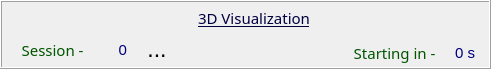
    <widget class="QFrame" name="frame_header">
     <property name="geometry">
      <rect>
       <x>10</x>
       <y>280</y>
       <width>491</width>
       <height>69</height>
      </rect>
     </property>
     <property name="maximumSize">
      <size>
       <width>850</width>
       <height>850</height>
      </size>
     </property>
     <property name="font">
      <font>
       <pointsize>17</pointsize>
       <weight>50</weight>
       <bold>false</bold>
      </font>
     </property>
     <property name="cursor">
      <cursorShape>PointingHandCursor</cursorShape>
     </property>
     <property name="mouseTracking">
      <bool>true</bool>
     </property>
     <property name="frameShape">
      <enum>QFrame::Box</enum>
     </property>
     <property name="frameShadow">
      <enum>QFrame::Raised</enum>
     </property>
     <property name="lineWidth">
      <number>1</number>
     </property>
     <widget class="QLabel" name="label_3dVisualization">
      <property name="geometry">
       <rect>
        <x>184</x>
        <y>5</y>
        <width>140</width>
        <height>26</height>
       </rect>
      </property>
      <property name="sizePolicy">
       <sizepolicy hsizetype="Preferred" vsizetype="Preferred">
        <horstretch>0</horstretch>
        <verstretch>0</verstretch>
       </sizepolicy>
      </property>
      <property name="palette">
       <palette>
        <active>
         <colorrole role="WindowText">
          <brush brushstyle="SolidPattern">
           <color alpha="255">
            <red>0</red>
            <green>0</green>
            <blue>65</blue>
           </color>
          </brush>
         </colorrole>
        </active>
        <inactive>
         <colorrole role="WindowText">
          <brush brushstyle="SolidPattern">
           <color alpha="255">
            <red>0</red>
            <green>0</green>
            <blue>65</blue>
           </color>
          </brush>
         </colorrole>
        </inactive>
        <disabled>
         <colorrole role="WindowText">
          <brush brushstyle="SolidPattern">
           <color alpha="255">
            <red>120</red>
            <green>120</green>
            <blue>120</blue>
           </color>
          </brush>
         </colorrole>
        </disabled>
       </palette>
      </property>
      <property name="font">
       <font>
        <family>Tunga</family>
        <pointsize>11</pointsize>
        <weight>50</weight>
        <bold>false</bold>
        <underline>true</underline>
       </font>
      </property>
      <property name="text">
       <string>3D Visualization</string>
      </property>
      <property name="scaledContents">
       <bool>true</bool>
      </property>
      <property name="alignment">
       <set>Qt::AlignCenter</set>
      </property>
      <property name="textInteractionFlags">
       <set>Qt::NoTextInteraction</set>
      </property>
     </widget>
     <widget class="QLabel" name="label_startCounter">
      <property name="geometry">
       <rect>
        <x>354</x>
        <y>40</y>
        <width>85</width>
        <height>25</height>
       </rect>
      </property>
      <property name="palette">
       <palette>
        <active>
         <colorrole role="WindowText">
          <brush brushstyle="SolidPattern">
           <color alpha="255">
            <red>0</red>
            <green>85</green>
            <blue>0</blue>
           </color>
          </brush>
         </colorrole>
         <colorrole role="Text">
          <brush brushstyle="SolidPattern">
           <color alpha="255">
            <red>0</red>
            <green>85</green>
            <blue>0</blue>
           </color>
          </brush>
         </colorrole>
         <colorrole role="ButtonText">
          <brush brushstyle="SolidPattern">
           <color alpha="255">
            <red>0</red>
            <green>0</green>
            <blue>127</blue>
           </color>
          </brush>
         </colorrole>
         <colorrole role="Base">
          <brush brushstyle="SolidPattern">
           <color alpha="255">
            <red>255</red>
            <green>255</green>
            <blue>255</blue>
           </color>
          </brush>
         </colorrole>
         <colorrole role="Window">
          <brush brushstyle="SolidPattern">
           <color alpha="255">
            <red>255</red>
            <green>255</green>
            <blue>255</blue>
           </color>
          </brush>
         </colorrole>
         <colorrole role="Shadow">
          <brush brushstyle="SolidPattern">
           <color alpha="255">
            <red>0</red>
            <green>0</green>
            <blue>127</blue>
           </color>
          </brush>
         </colorrole>
         <colorrole role="PlaceholderText">
          <brush brushstyle="NoBrush">
           <color alpha="128">
            <red>0</red>
            <green>85</green>
            <blue>0</blue>
           </color>
          </brush>
         </colorrole>
        </active>
        <inactive>
         <colorrole role="WindowText">
          <brush brushstyle="SolidPattern">
           <color alpha="255">
            <red>0</red>
            <green>85</green>
            <blue>0</blue>
           </color>
          </brush>
         </colorrole>
         <colorrole role="Text">
          <brush brushstyle="SolidPattern">
           <color alpha="255">
            <red>0</red>
            <green>85</green>
            <blue>0</blue>
           </color>
          </brush>
         </colorrole>
         <colorrole role="ButtonText">
          <brush brushstyle="SolidPattern">
           <color alpha="255">
            <red>0</red>
            <green>0</green>
            <blue>127</blue>
           </color>
          </brush>
         </colorrole>
         <colorrole role="Base">
          <brush brushstyle="SolidPattern">
           <color alpha="255">
            <red>255</red>
            <green>255</green>
            <blue>255</blue>
           </color>
          </brush>
         </colorrole>
         <colorrole role="Window">
          <brush brushstyle="SolidPattern">
           <color alpha="255">
            <red>255</red>
            <green>255</green>
            <blue>255</blue>
           </color>
          </brush>
         </colorrole>
         <colorrole role="Shadow">
          <brush brushstyle="SolidPattern">
           <color alpha="255">
            <red>0</red>
            <green>0</green>
            <blue>127</blue>
           </color>
          </brush>
         </colorrole>
         <colorrole role="PlaceholderText">
          <brush brushstyle="NoBrush">
           <color alpha="128">
            <red>0</red>
            <green>85</green>
            <blue>0</blue>
           </color>
          </brush>
         </colorrole>
        </inactive>
        <disabled>
         <colorrole role="WindowText">
          <brush brushstyle="SolidPattern">
           <color alpha="255">
            <red>120</red>
            <green>120</green>
            <blue>120</blue>
           </color>
          </brush>
         </colorrole>
         <colorrole role="Text">
          <brush brushstyle="SolidPattern">
           <color alpha="255">
            <red>120</red>
            <green>120</green>
            <blue>120</blue>
           </color>
          </brush>
         </colorrole>
         <colorrole role="ButtonText">
          <brush brushstyle="SolidPattern">
           <color alpha="255">
            <red>120</red>
            <green>120</green>
            <blue>120</blue>
           </color>
          </brush>
         </colorrole>
         <colorrole role="Base">
          <brush brushstyle="SolidPattern">
           <color alpha="255">
            <red>255</red>
            <green>255</green>
            <blue>255</blue>
           </color>
          </brush>
         </colorrole>
         <colorrole role="Window">
          <brush brushstyle="SolidPattern">
           <color alpha="255">
            <red>255</red>
            <green>255</green>
            <blue>255</blue>
           </color>
          </brush>
         </colorrole>
         <colorrole role="Shadow">
          <brush brushstyle="SolidPattern">
           <color alpha="255">
            <red>0</red>
            <green>0</green>
            <blue>127</blue>
           </color>
          </brush>
         </colorrole>
         <colorrole role="PlaceholderText">
          <brush brushstyle="NoBrush">
           <color alpha="128">
            <red>0</red>
            <green>85</green>
            <blue>0</blue>
           </color>
          </brush>
         </colorrole>
        </disabled>
       </palette>
      </property>
      <property name="font">
       <font>
        <family>Tunga</family>
        <pointsize>11</pointsize>
        <weight>50</weight>
        <bold>false</bold>
        <underline>false</underline>
        <kerning>true</kerning>
       </font>
      </property>
      <property name="cursor">
       <cursorShape>PointingHandCursor</cursorShape>
      </property>
      <property name="toolTip">
       <string>Maximum angular value of a healthy person</string>
      </property>
      <property name="frameShape">
       <enum>QFrame::NoFrame</enum>
      </property>
      <property name="frameShadow">
       <enum>QFrame::Plain</enum>
      </property>
      <property name="text">
       <string>Starting in - </string>
      </property>
      <property name="scaledContents">
       <bool>true</bool>
      </property>
      <property name="alignment">
       <set>Qt::AlignCenter</set>
      </property>
      <property name="margin">
       <number>0</number>
      </property>
      <property name="indent">
       <number>0</number>
      </property>
     </widget>
     <widget class="QLabel" name="label_sessionCount">
      <property name="geometry">
       <rect>
        <x>17</x>
        <y>37</y>
        <width>75</width>
        <height>25</height>
       </rect>
      </property>
      <property name="palette">
       <palette>
        <active>
         <colorrole role="WindowText">
          <brush brushstyle="SolidPattern">
           <color alpha="255">
            <red>0</red>
            <green>85</green>
            <blue>0</blue>
           </color>
          </brush>
         </colorrole>
         <colorrole role="Text">
          <brush brushstyle="SolidPattern">
           <color alpha="255">
            <red>0</red>
            <green>85</green>
            <blue>0</blue>
           </color>
          </brush>
         </colorrole>
         <colorrole role="ButtonText">
          <brush brushstyle="SolidPattern">
           <color alpha="255">
            <red>0</red>
            <green>0</green>
            <blue>127</blue>
           </color>
          </brush>
         </colorrole>
         <colorrole role="Base">
          <brush brushstyle="SolidPattern">
           <color alpha="255">
            <red>255</red>
            <green>255</green>
            <blue>255</blue>
           </color>
          </brush>
         </colorrole>
         <colorrole role="Window">
          <brush brushstyle="SolidPattern">
           <color alpha="255">
            <red>255</red>
            <green>255</green>
            <blue>255</blue>
           </color>
          </brush>
         </colorrole>
         <colorrole role="Shadow">
          <brush brushstyle="SolidPattern">
           <color alpha="255">
            <red>0</red>
            <green>0</green>
            <blue>127</blue>
           </color>
          </brush>
         </colorrole>
         <colorrole role="PlaceholderText">
          <brush brushstyle="NoBrush">
           <color alpha="128">
            <red>0</red>
            <green>85</green>
            <blue>0</blue>
           </color>
          </brush>
         </colorrole>
        </active>
        <inactive>
         <colorrole role="WindowText">
          <brush brushstyle="SolidPattern">
           <color alpha="255">
            <red>0</red>
            <green>85</green>
            <blue>0</blue>
           </color>
          </brush>
         </colorrole>
         <colorrole role="Text">
          <brush brushstyle="SolidPattern">
           <color alpha="255">
            <red>0</red>
            <green>85</green>
            <blue>0</blue>
           </color>
          </brush>
         </colorrole>
         <colorrole role="ButtonText">
          <brush brushstyle="SolidPattern">
           <color alpha="255">
            <red>0</red>
            <green>0</green>
            <blue>127</blue>
           </color>
          </brush>
         </colorrole>
         <colorrole role="Base">
          <brush brushstyle="SolidPattern">
           <color alpha="255">
            <red>255</red>
            <green>255</green>
            <blue>255</blue>
           </color>
          </brush>
         </colorrole>
         <colorrole role="Window">
          <brush brushstyle="SolidPattern">
           <color alpha="255">
            <red>255</red>
            <green>255</green>
            <blue>255</blue>
           </color>
          </brush>
         </colorrole>
         <colorrole role="Shadow">
          <brush brushstyle="SolidPattern">
           <color alpha="255">
            <red>0</red>
            <green>0</green>
            <blue>127</blue>
           </color>
          </brush>
         </colorrole>
         <colorrole role="PlaceholderText">
          <brush brushstyle="NoBrush">
           <color alpha="128">
            <red>0</red>
            <green>85</green>
            <blue>0</blue>
           </color>
          </brush>
         </colorrole>
        </inactive>
        <disabled>
         <colorrole role="WindowText">
          <brush brushstyle="SolidPattern">
           <color alpha="255">
            <red>120</red>
            <green>120</green>
            <blue>120</blue>
           </color>
          </brush>
         </colorrole>
         <colorrole role="Text">
          <brush brushstyle="SolidPattern">
           <color alpha="255">
            <red>120</red>
            <green>120</green>
            <blue>120</blue>
           </color>
          </brush>
         </colorrole>
         <colorrole role="ButtonText">
          <brush brushstyle="SolidPattern">
           <color alpha="255">
            <red>120</red>
            <green>120</green>
            <blue>120</blue>
           </color>
          </brush>
         </colorrole>
         <colorrole role="Base">
          <brush brushstyle="SolidPattern">
           <color alpha="255">
            <red>255</red>
            <green>255</green>
            <blue>255</blue>
           </color>
          </brush>
         </colorrole>
         <colorrole role="Window">
          <brush brushstyle="SolidPattern">
           <color alpha="255">
            <red>255</red>
            <green>255</green>
            <blue>255</blue>
           </color>
          </brush>
         </colorrole>
         <colorrole role="Shadow">
          <brush brushstyle="SolidPattern">
           <color alpha="255">
            <red>0</red>
            <green>0</green>
            <blue>127</blue>
           </color>
          </brush>
         </colorrole>
         <colorrole role="PlaceholderText">
          <brush brushstyle="NoBrush">
           <color alpha="128">
            <red>0</red>
            <green>85</green>
            <blue>0</blue>
           </color>
          </brush>
         </colorrole>
        </disabled>
       </palette>
      </property>
      <property name="font">
       <font>
        <family>Tunga</family>
        <pointsize>11</pointsize>
        <weight>50</weight>
        <bold>false</bold>
        <underline>false</underline>
       </font>
      </property>
      <property name="cursor">
       <cursorShape>PointingHandCursor</cursorShape>
      </property>
      <property name="frameShape">
       <enum>QFrame::NoFrame</enum>
      </property>
      <property name="frameShadow">
       <enum>QFrame::Plain</enum>
      </property>
      <property name="text">
       <string>Session - </string>
      </property>
      <property name="scaledContents">
       <bool>true</bool>
      </property>
      <property name="alignment">
       <set>Qt::AlignCenter</set>
      </property>
     </widget>
     <widget class="QToolButton" name="button_resetSession">
      <property name="geometry">
       <rect>
        <x>142</x>
        <y>34</y>
        <width>30</width>
        <height>30</height>
       </rect>
      </property>
      <property name="font">
       <font>
        <pointsize>17</pointsize>
        <weight>50</weight>
        <bold>false</bold>
       </font>
      </property>
      <property name="toolTip">
       <string>Reset Session</string>
      </property>
      <property name="text">
       <string>...</string>
      </property>
      <property name="icon">
       <iconset>
        <normaloff>:/icons/icons/music-player.png</normaloff>:/icons/icons/music-player.png</iconset>
      </property>
      <property name="iconSize">
       <size>
        <width>25</width>
        <height>25</height>
       </size>
      </property>
      <property name="shortcut">
       <string>Ctrl+Shift+R</string>
      </property>
      <property name="popupMode">
       <enum>QToolButton::InstantPopup</enum>
      </property>
      <property name="autoRaise">
       <bool>true</bool>
      </property>
     </widget>
     <widget class="QLabel" name="value_sessionCount">
      <property name="geometry">
       <rect>
        <x>57</x>
        <y>37</y>
        <width>70</width>
        <height>25</height>
       </rect>
      </property>
      <property name="palette">
       <palette>
        <active>
         <colorrole role="WindowText">
          <brush brushstyle="SolidPattern">
           <color alpha="255">
            <red>0</red>
            <green>0</green>
            <blue>127</blue>
           </color>
          </brush>
         </colorrole>
        </active>
        <inactive>
         <colorrole role="WindowText">
          <brush brushstyle="SolidPattern">
           <color alpha="255">
            <red>0</red>
            <green>0</green>
            <blue>127</blue>
           </color>
          </brush>
         </colorrole>
        </inactive>
        <disabled>
         <colorrole role="WindowText">
          <brush brushstyle="SolidPattern">
           <color alpha="255">
            <red>120</red>
            <green>120</green>
            <blue>120</blue>
           </color>
          </brush>
         </colorrole>
        </disabled>
       </palette>
      </property>
      <property name="font">
       <font>
        <pointsize>11</pointsize>
        <weight>50</weight>
        <bold>false</bold>
       </font>
      </property>
      <property name="text">
       <string>0</string>
      </property>
      <property name="alignment">
       <set>Qt::AlignRight|Qt::AlignTrailing|Qt::AlignVCenter</set>
      </property>
     </widget>
     <widget class="QLabel" name="value_startCounter">
      <property name="geometry">
       <rect>
        <x>420</x>
        <y>40</y>
        <width>55</width>
        <height>25</height>
       </rect>
      </property>
      <property name="palette">
       <palette>
        <active>
         <colorrole role="WindowText">
          <brush brushstyle="SolidPattern">
           <color alpha="255">
            <red>0</red>
            <green>0</green>
            <blue>127</blue>
           </color>
          </brush>
         </colorrole>
        </active>
        <inactive>
         <colorrole role="WindowText">
          <brush brushstyle="SolidPattern">
           <color alpha="255">
            <red>0</red>
            <green>0</green>
            <blue>127</blue>
           </color>
          </brush>
         </colorrole>
        </inactive>
        <disabled>
         <colorrole role="WindowText">
          <brush brushstyle="SolidPattern">
           <color alpha="255">
            <red>120</red>
            <green>120</green>
            <blue>120</blue>
           </color>
          </brush>
         </colorrole>
        </disabled>
       </palette>
      </property>
      <property name="font">
       <font>
        <pointsize>11</pointsize>
        <weight>50</weight>
        <bold>false</bold>
       </font>
      </property>
      <property name="text">
       <string>0 s</string>
      </property>
      <property name="alignment">
       <set>Qt::AlignRight|Qt::AlignTrailing|Qt::AlignVCenter</set>
      </property>
     </widget>
    </widget>
